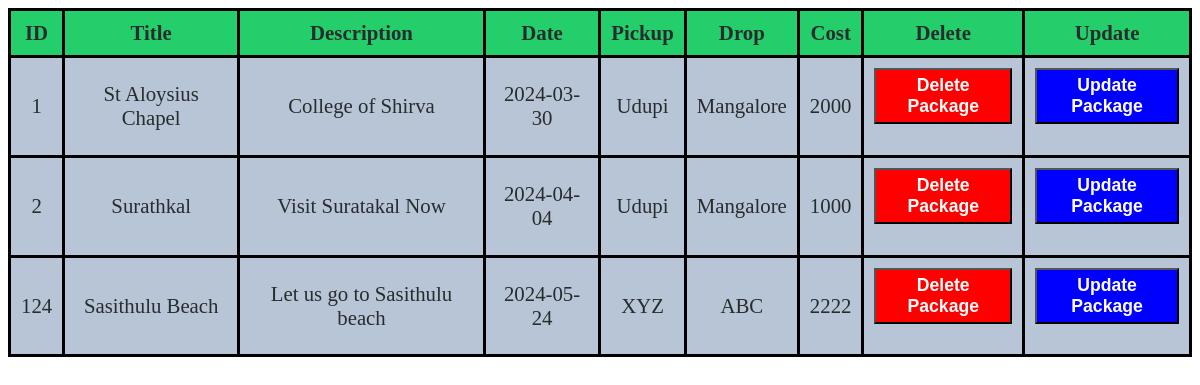
Screenshot of /tpackagesview.php (signed in) with the database file from the repository.
### tables this page shows
CREATE TABLE `tpackages` (
  `title` varchar(200) NOT NULL,
  `ID` int(11) NOT NULL,
  `description` varchar(200) NOT NULL,
  `cover` longblob NOT NULL,
  `date` date NOT NULL,
  `pickuplocation` varchar(200) NOT NULL,
  `droplocation` varchar(200) NOT NULL,
  `cost` int(8) NOT NULL
);

### tpackagesview.php (the view, shortened to what this page needs)
    <?php
if($_SESSION['status'] == 'admin' or $_SESSION['status'] == 'superadmin')
{
    include 'updatepackage.php';
echo "
    <table>
        <tr>
        <th>ID</th><th>Title</th>
        <th>Description</th>
        <th>Date</th>
        <th>Pickup</th>
        <th>Drop</th>
        <th>Cost</th>
        <th>Delete</th>
        <th>Update</th>
        </tr>";
    $query3="Select * from tpackages";
    $res=$con->query($query3);
    if($res->num_rows>=1)
    {
        foreach ($res as $key) {
    echo "
    <tr>
        <td>{$key['ID']}</td>
        <td>{$key['title']}</td>
        <td>{$key['description']}</td>
        <td>{$key['date']}</td>
        <td>{$key['pickuplocation']}</td>
        <td>{$key['droplocation']}</td>
        <td>{$key['cost']}</td>
    <td>
    <form method='post' onsubmit='return confirmsubmission();'>
    <input name='idToDelete'  type='hidden' value='{$key['ID']}'>
    <button class='dlt' name='dltbtnpack' type='submit'>Delete Package</button>
    </form>
    </td>
    <td>
    <form method='post' action=''>
    <input name='packtoUpdate'  type='hidden' value='{$key['ID']}'>
    <button class='dlt' style='background-color:blue;' name='updbtnpack' type='submit'>Update Package</button>
    </form>
    </td>
    </tr>";
    }
}
    }
    else{
        echo "<script>alert('You are not permitted to view this');
        window.location.href='index.php'</script>";
    }
?>
    </table>

### tpackagesview.php (style rules this page uses)
table { margin: auto; font-size: 1.3rem; }
table,th,td { border: 3px solid black; border-collapse: collapse; }
td,th { padding: 10px; text-align: center; }
th { background-color: #23CE6B; color: #272D2D; }
td { background-color: #B8C5D6; color: #272D2D; font-weight: 500; }
.dlt { color: white; background-color: red; padding: 5px; font-weight: bold; font-size: 1.1rem; }

### rows the page displays
tpackages: ID "1", title "St Aloysius Chapel", description "College of Shirva", date "2024-03-30", pickuplocation "Udupi", droplocation "Mangalore", cost "2000"
tpackages: ID "2", title "Surathkal", description "Visit Suratakal Now", date "2024-04-04", pickuplocation "Udupi", droplocation "Mangalore", cost "1000"
tpackages: ID "124", title "Sasithulu Beach", description "Let us go to Sasithulu beach", date "2024-05-24", pickuplocation "XYZ", droplocation "ABC", cost "2222"
